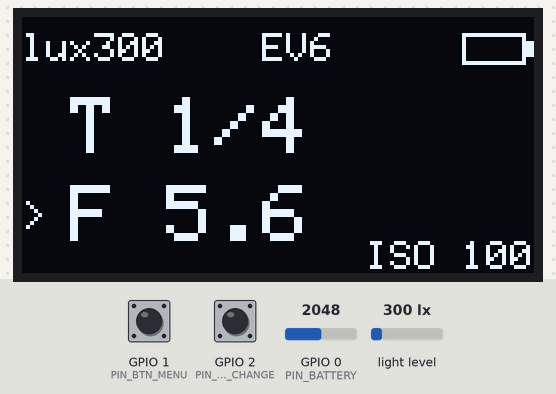
A sketch run on a simulated ESP32. Parts: 128×64 one-colour display. Inputs (shaded band) come from the test bench; at power-on: light level 300 lx, GPIO 1 (PIN_BTN_MENU) HIGH, GPIO 2 (PIN_BTN_CHANGE) HIGH, GPIO 0 (PIN_BATTERY) = 2048. EEPROM starts erased.

Above: at 1.6 s.
1.7 s: light level set to 40 lx
At 4.0 s:
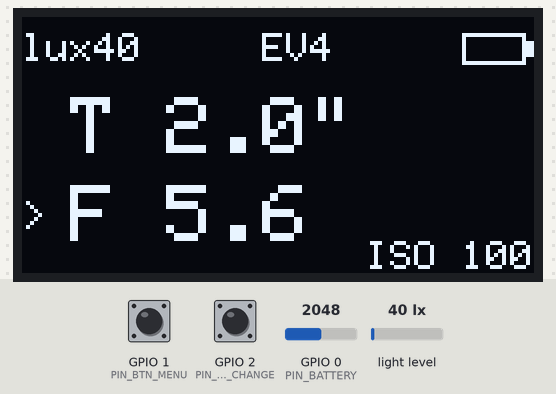
4.5 s: GPIO 1 (PIN_BTN_MENU) pulled LOW for 0.15 s
At 5.3 s:
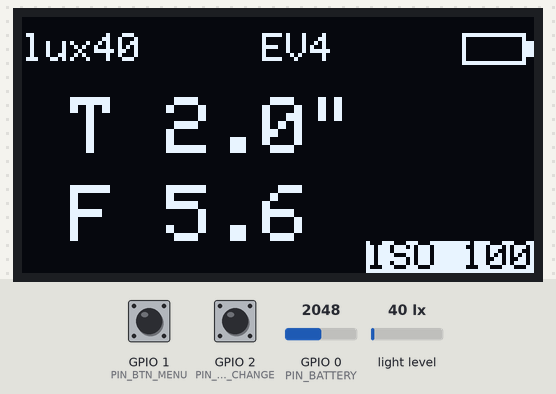
6.2 s: light level set to 500 lx
At 8.9 s:
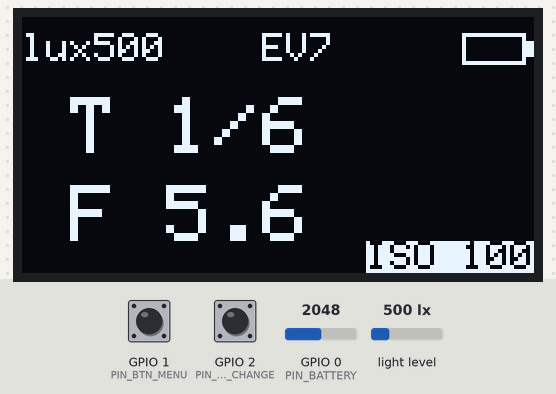
9.2 s: GPIO 1 (PIN_BTN_MENU) pulled LOW for 1 s
At 11.4 s:
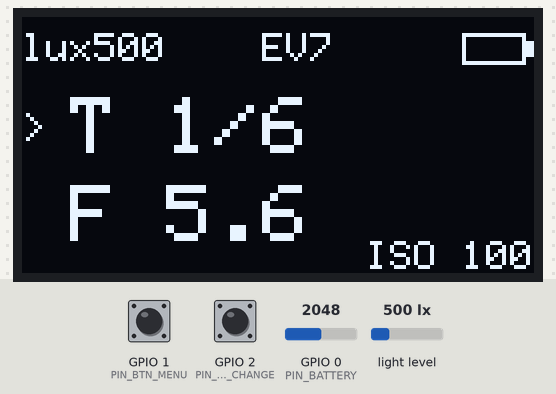
11.7 s: GPIO 1 (PIN_BTN_MENU) pulled LOW for 3.2 s
At 15.2 s:
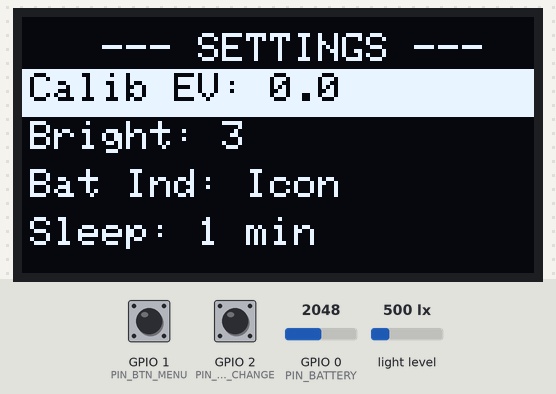
16.4 s: GPIO 2 (PIN_BTN_CHANGE) pulled LOW for 0.15 s
At 18.0 s:
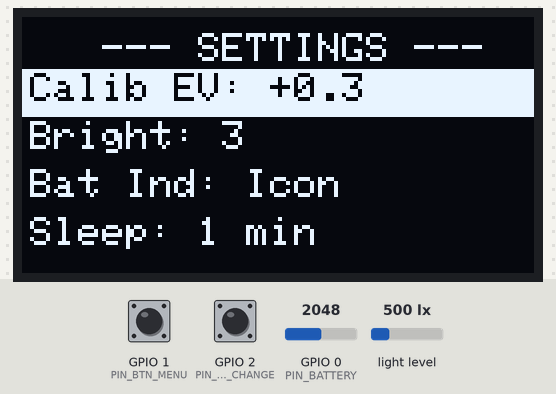
Timing chart, 0 to 19.5 s (numbered marks = the images above; inputs shaded):
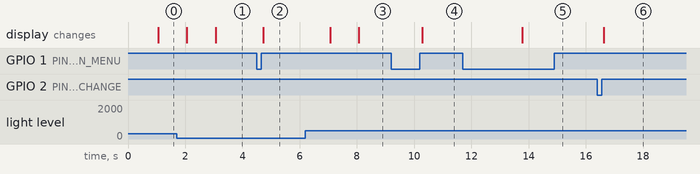

Measured:
- after the input at 1.7 s, the display: first changes after 0.36 s (image 1 shows a later state)
- after the input at 4.5 s, the display: changes after 0.23 s (image 2)
- after the input at 6.2 s, the display: first changes after 0.86 s (image 3 shows a later state)
- after the input at 9.2 s, the display: changes after 1.1 s (image 4)
- after the input at 11.7 s, the display: changes after 2.1 s (image 5)
- after the input at 16.4 s, the display: changes after 0.23 s (image 6)

The sketch:

Light_matter.ino
```cpp
#include <Wire.h>
#include <Adafruit_GFX.h>
#include <Adafruit_SSD1306.h>
#include <BH1750.h>
#include <OneButton.h>
#include <Preferences.h>

// --- WIFI & OTA ---
#include <WiFi.h>
#include <WebServer.h>
#include <ElegantOTA.h>

// --- ПІНИ ---
#define PIN_BATTERY 0
#define PIN_BTN_MENU 1
#define PIN_BTN_CHANGE 2

// --- ДИСПЛЕЙ ---
#define SCREEN_WIDTH 128
#define SCREEN_HEIGHT 64
Adafruit_SSD1306 display(SCREEN_WIDTH, SCREEN_HEIGHT, &Wire, -1);

// --- ДАТЧИК ---
BH1750 lightMeter;

// --- ПАМ'ЯТЬ ---
Preferences prefs;

// --- WEB SERVER ---
WebServer server(80);

// --- КНОПКИ ---
OneButton btnMenu(PIN_BTN_MENU, true);
OneButton btnChange(PIN_BTN_CHANGE, true);

// --- СТАНИ ---
enum AppState { STATE_MAIN, STATE_MENU, STATE_WIFI_SERVICE };
AppState currentState = STATE_MAIN;

// --- ЗМІННІ ---
const float dividerRatio = 2.0;
int selectedIndex = 1;
int lockMode = 1;

float currentLux = 0;
float accumulatedLux = 0;
int sampleCount = 0;
float currentEV = 0;

// --- НАЛАШТУВАННЯ ---
int settingsBrightness = 2;
int settingsBatStyle = 0;
int settingsSleepIdx = 5;
int settingsEvShift = 0;
int settingsRotate = 0;

unsigned long lastActivityTime = 0;
unsigned long lastLuxUpdate = 0;

// --- МАСИВИ ---
const float fStops[] = { 0.7, 0.8, 0.9, 0.95, 1.0, 1.1, 1.2, 1.4, 1.6, 1.7, 1.8, 2.0, 2.2, 2.4, 2.5, 2.8, 3.2, 3.5, 4.0, 4.5, 4.8, 5.0, 5.6, 6.3, 6.7, 7.1, 8.0, 9.0, 9.5, 10, 11, 12.5, 13, 14, 16, 18, 19, 20, 22, 25, 29, 32, 36, 40, 45, 51, 57, 64 };
const int fStopCount = sizeof(fStops) / sizeof(fStops[0]);

const float shutterSpeeds[] = { 8000, 6400, 5000, 4000, 3200, 2500, 2000, 1600, 1250, 1000, 800, 640, 500, 400, 320, 250, 200, 160, 125, 100, 80, 60, 50, 40, 30, 25, 20, 15, 13, 10, 8, 6, 5, 4, 3, 2.5, 2, 1.6, 1.3, -1, -1.3, -1.6, -2, -2.5, -3, -4, -5, -6, -8, -10, -13, -15, -20, -25, -30 };
const int shutterCount = sizeof(shutterSpeeds) / sizeof(shutterSpeeds[0]);

const int isoValues[] = { 6, 12, 25, 50, 64, 80, 100, 125, 160, 200, 250, 320, 400, 500, 640, 800, 1000, 1250, 1600, 2000, 2500, 3200, 6400, 12800 };
const int isoCount = sizeof(isoValues) / sizeof(isoValues[0]);

const long sleepTimes[] = { 0, 3000, 5000, 10000, 30000, 60000, 180000, 300000, 600000, 900000, 1800000, 3600000 };
const char* sleepLabels[] = { "Never", "3 sec", "5 sec", "10 sec", "30 sec", "1 min", "3 min", "5 min", "10 min", "15 min", "30 min", "1 hour" };
const int sleepTimesCount = 12;

int isoIdx = 6;
int apertureIdx = 22;
int shutterIdx = 18;

// --- ЗМІННІ МЕНЮ ---
int menuIndex = 0;
int menuScrollTop = 0;
const int menuItemsCount = 7;
const int menuVisibleItems = 4;

// --- ФУНКЦІЇ ---

void setBrightness(int level) {
  int contrast = 0;
  switch(level) {
    case 0: contrast = 1; break;
    case 1: contrast = 60; break;
    case 2: contrast = 127; break;
    case 3: contrast = 190; break;
    case 4: contrast = 255; break;
    default: contrast = 127; break;
  }
  display.ssd1306_command(SSD1306_SETCONTRAST);
  display.ssd1306_command(contrast);
}

void applyRotation() {
  if (settingsRotate == 1) display.setRotation(2);
  else display.setRotation(0);
}

void loadPreferences() {
  prefs.begin("meter", false);
  isoIdx = prefs.getInt("iso", 6);
  apertureIdx = prefs.getInt("aperture", 22);
  settingsBrightness = prefs.getInt("bright", 2);
  settingsBatStyle = prefs.getInt("batstyle", 0);
  settingsSleepIdx = prefs.getInt("sleep", 5);
  settingsEvShift = prefs.getInt("evshift", 0);
  settingsRotate = prefs.getInt("rotate", 0);

  setBrightness(settingsBrightness);
}

void savePreferences() {
  prefs.putInt("iso", isoIdx);
  prefs.putInt("aperture", apertureIdx);
  prefs.putInt("bright", settingsBrightness);
  prefs.putInt("batstyle", settingsBatStyle);
  prefs.putInt("sleep", settingsSleepIdx);
  prefs.putInt("evshift", settingsEvShift);
  prefs.putInt("rotate", settingsRotate);
}

void goToSleep() {
  display.clearDisplay();
  display.display();
  display.ssd1306_command(SSD1306_DISPLAYOFF);
  savePreferences();
  esp_deep_sleep_enable_gpio_wakeup((1ULL << PIN_BTN_MENU) | (1ULL << PIN_BTN_CHANGE), ESP_GPIO_WAKEUP_GPIO_LOW);
  esp_deep_sleep_start();
}

float getShutterTime(float val) {
  if (val < 0) return abs(val);
  return 1.0 / val;
}

int roundToTen(float val) {
  if (val < 10) return (int)val;
  return (int)((val + 5.0) / 10.0) * 10;
}

String getEvShiftString() {
  if (settingsEvShift == 0) return "0.0";
  float val = settingsEvShift / 3.0;
  String s = (val > 0) ? "+" : "";
  s += String(val, 1);
  return s;
}

void startWiFiService() {
  WiFi.mode(WIFI_AP);
  WiFi.softAP("Light_Matter", "12345678");

  server.on("/", []() {
    server.send(200, "text/plain", "Light Matter OTA Service. Go to /update");
  });

  ElegantOTA.begin(&server);
  server.begin();

  currentState = STATE_WIFI_SERVICE;
}

void stopWiFiService() {
  server.stop();
  WiFi.softAPdisconnect(true);
  WiFi.mode(WIFI_OFF);
  currentState = STATE_MENU;
}

// --- CALLBACKS ---

void clickMenu() {
  lastActivityTime = millis();

  if (currentState == STATE_MAIN) {
    if (selectedIndex == 1) selectedIndex = 0;
    else if (selectedIndex == 0) selectedIndex = 2;
    else selectedIndex = 1;
    calculateExposure();
    drawMainScreen();
  }
  else if (currentState == STATE_MENU) {
    menuIndex = (menuIndex + 1) % menuItemsCount;
    // SCROLL LOGIC
    if (menuIndex >= menuScrollTop + menuVisibleItems) {
      menuScrollTop = menuIndex - menuVisibleItems + 1;
    }
    if (menuIndex == 0) {
      menuScrollTop = 0;
    }
    drawMenuScreen();
  }
  else if (currentState == STATE_WIFI_SERVICE) {
    stopWiFiService();
    drawMenuScreen();
  }
}

void longPressMenu() {
  lastActivityTime = millis();

  if (currentState == STATE_MAIN) {
    currentState = STATE_MENU;
    menuIndex = 0;
    menuScrollTop = 0;
    drawMenuScreen();
  }
  else if (currentState == STATE_MENU) {
    currentState = STATE_MAIN;
    savePreferences();
    calculateExposure();
    drawMainScreen();
  }
  else if (currentState == STATE_WIFI_SERVICE) {
    stopWiFiService();
    drawMenuScreen();
  }
}

void clickChange() {
  lastActivityTime = millis();

  if (currentState == STATE_MAIN) {
    if (selectedIndex == 0) isoIdx = (isoIdx + 1) % isoCount;
    else if (selectedIndex == 1) { apertureIdx = (apertureIdx + 1) % fStopCount; lockMode = 1; }
    else if (selectedIndex == 2) { shutterIdx = (shutterIdx + 1) % shutterCount; lockMode = 2; }
    calculateExposure();
    drawMainScreen();
  }
  else if (currentState == STATE_MENU) {
    // НОВИЙ ПОРЯДОК ПУНКТІВ
    switch(menuIndex) {
      case 0: // EV Shift
        settingsEvShift++; if (settingsEvShift > 9) settingsEvShift = -9; break;
      case 1: // Brightness
        settingsBrightness = (settingsBrightness + 1) % 5; setBrightness(settingsBrightness); break;
      case 2: // Bat Style
        settingsBatStyle = (settingsBatStyle + 1) % 3; break;
      case 3: // Sleep
        settingsSleepIdx = (settingsSleepIdx + 1) % sleepTimesCount; break;
      case 4: // Rotate
        settingsRotate = !settingsRotate; applyRotation(); break;
      case 5: // WiFi
        startWiFiService(); break;
      case 6: // Exit
        currentState = STATE_MAIN; savePreferences(); break;
    }
    if (currentState == STATE_MENU) drawMenuScreen();
  }
}

void setup() {
  Wire.begin(8, 9);
  if(!display.begin(SSD1306_SWITCHCAPVCC, 0x3C)) for(;;);

  pinMode(PIN_BTN_MENU, INPUT_PULLUP);
  pinMode(PIN_BTN_CHANGE, INPUT_PULLUP);

  btnMenu.attachClick(clickMenu);
  btnMenu.attachLongPressStart(longPressMenu);
  btnMenu.setPressTicks(2000);
  btnChange.attachClick(clickChange);

  loadPreferences();
  applyRotation();

  selectedIndex = 1;
  lockMode = 1;

  lightMeter.begin(BH1750::CONTINUOUS_HIGH_RES_MODE);
  display.setTextColor(SSD1306_WHITE);

  lastActivityTime = millis();
  lastLuxUpdate = millis();
}

void calculateExposure() {
  if (currentLux <= 0) return;
  float ev100 = log10(currentLux / 2.5) / log10(2.0);
  float shiftedEV100 = ev100 - (settingsEvShift / 3.0);
  currentEV = shiftedEV100 + (log10((float)isoValues[isoIdx] / 100.0) / log10(2.0));

  if (lockMode == 1) {
    float f = fStops[apertureIdx];
    float t_target = (f * f) / pow(2.0, currentEV);

    float minDiff = 1000000;
    int bestIdx = 0;
    for (int i = 0; i < shutterCount; i++) {
      float t_array = getShutterTime(shutterSpeeds[i]);
      float diff = abs(t_array - t_target);
      if (diff < minDiff) { minDiff = diff; bestIdx = i; }
    }
    shutterIdx = bestIdx;
  } else {
    float t_seconds = getShutterTime(shutterSpeeds[shutterIdx]);
    float f_target = sqrt(t_seconds * pow(2.0, currentEV));

    float minDiff = 100;
    int bestIdx = 0;
    for (int i = 0; i < fStopCount; i++) {
      float diff = abs(fStops[i] - f_target);
      if (diff < minDiff) { minDiff = diff; bestIdx = i; }
    }
    apertureIdx = bestIdx;
  }
}

void drawBattery(int x, int y) {
  float sum = 0;
  for(int i=0; i<3; i++) sum += analogRead(PIN_BATTERY);

  // 3.04 corrected
  float voltage = (sum/3.0 * 3.04 / 4095.0) * dividerRatio;

  int percent = map(constrain(voltage * 100, 330, 420), 330, 420, 0, 100);

  if (settingsBatStyle == 1) {
    display.setCursor(x - 10, y);
    display.print(percent); display.print("%");
  } else if (settingsBatStyle == 2) {
    display.setCursor(x - 18, y);
    display.print(voltage, 2); display.print("V");
  } else {
    display.drawRect(x, y, 16, 8, SSD1306_WHITE);
    display.fillRect(x + 16, y + 2, 2, 4, SSD1306_WHITE);
    int w = map(percent, 0, 100, 0, 12);
    if(w > 0) display.fillRect(x+2, y+2, w, 4, SSD1306_WHITE);
  }
}

void drawMainScreen() {
  display.clearDisplay();
  int headerY = 4;

  // Header
  display.setTextSize(1);
  display.setCursor(0, headerY);
  display.print("lux"); display.print((int)currentLux);

  display.setCursor(60, headerY);
  display.print("EV"); display.print((int)currentEV);

  if (settingsEvShift != 0) {
    String shiftStr = getEvShiftString();
    int shiftX = 128 - (shiftStr.length() * 6);
    display.setCursor(shiftX, 46);
    display.print(shiftStr);
  }

  drawBattery(110, headerY);

  int yCenter = 20;
  int xPadding = 12;

  // T
  if(selectedIndex == 2) { display.setCursor(0, yCenter + 4); display.print(">"); }
  display.setTextSize(2);
  display.setCursor(xPadding, yCenter);
  display.print("T ");
  float sVal = shutterSpeeds[shutterIdx];
  if (sVal > 0) { display.print("1/"); display.print((int)sVal); }
  else { display.print(abs(sVal), 1); display.print("\""); }

  // F
  if(selectedIndex == 1) { display.setTextSize(1); display.setCursor(0, yCenter + 26); display.print(">"); }
  display.setTextSize(2);
  display.setCursor(xPadding, yCenter + 22);
  display.print("F ");
  display.print(fStops[apertureIdx], 1);

  // ISO
  display.setTextSize(1);
  int isoVal = isoValues[isoIdx];
  int charCount = 4; if(isoVal<100) charCount+=2; else if(isoVal<1000) charCount+=3; else if(isoVal<10000) charCount+=4; else charCount+=5;
  int xPos = 128 - (charCount * 6);

  display.setCursor(xPos, 56);
  if(selectedIndex == 0) display.setTextColor(SSD1306_BLACK, SSD1306_WHITE);
  display.print("ISO "); display.print(isoVal);
  display.setTextColor(SSD1306_WHITE);

  display.display();
}

void drawWiFiScreen() {
  display.clearDisplay();
  display.setTextSize(1);
  display.setCursor(0, 0);
  display.println("--- WIFI SERVICE ---");
  display.setCursor(0, 12);
  display.println("SSID: Light_Matter");
  display.setCursor(0, 24);
  display.println("PASS: 12345678");
  display.setCursor(0, 36);
  display.println("IP:   192.168.4.1");
  display.fillRect(0, 52, 128, 12, SSD1306_WHITE);
  display.setTextColor(SSD1306_BLACK);
  display.setCursor(15, 54);
  display.print("PRESS MENU TO EXIT");
  display.setTextColor(SSD1306_WHITE);
  display.display();
}

// НОВЕ ІНВЕРСИВНЕ МЕНЮ
void drawMenuScreen() {
  display.clearDisplay();

  display.setTextSize(1);
  // Зміщений заголовок
  display.setCursor(20, 4);
  display.print("--- SETTINGS ---");

  int yBase = 14;
  int lineHeight = 12;
  int textOffset = 2; // Менший відступ бо нема курсора

  for (int i = 0; i < menuVisibleItems; i++) {
    int itemIndex = menuScrollTop + i;

    if (itemIndex >= menuItemsCount) break;

    int yPos = yBase + (i * lineHeight);

    // ІНВЕРСІЯ ВИДІЛЕННЯ
    if (itemIndex == menuIndex) {
      // Малюємо білий прямокутник фону
      display.fillRect(0, yPos - 1, 128, lineHeight, SSD1306_WHITE);
      // Колір тексту - чорний
      display.setTextColor(SSD1306_BLACK);
    } else {
      // Колір тексту - білий
      display.setTextColor(SSD1306_WHITE);
    }

    display.setCursor(textOffset, yPos);

    // НОВИЙ ПОРЯДОК ПУНКТІВ
    switch (itemIndex) {
      case 0:
        display.print("Calib EV: ");
        display.print(getEvShiftString());
        break;
      case 1:
        display.print("Bright: ");
        display.print(settingsBrightness + 1);
        break;
      case 2:
        display.print("Bat Ind: ");
        if(settingsBatStyle == 0) display.print("Icon");
        else if(settingsBatStyle == 1) display.print("%");
        else display.print("Volt");
        break;
      case 3:
        display.print("Sleep: ");
        display.print(sleepLabels[settingsSleepIdx]);
        break;
      case 4:
        display.print("Rotate: ");
        if (settingsRotate == 0) display.print("0 deg");
        else display.print("180 deg");
        break;
      case 5:
        display.print("WiFi Service");
        break;
      case 6:
        display.print("EXIT / BACK");
        break;
    }
  }

  // Повертаємо стандартний колір для наступних малювань (header, etc)
  display.setTextColor(SSD1306_WHITE);

  display.display();
}

void loop() {
  btnMenu.tick();
  btnChange.tick();

  if (currentState == STATE_WIFI_SERVICE) {
    server.handleClient();
    ElegantOTA.loop();
  }

  unsigned long currentMillis = millis();

  // Sleep logic
  long sleepDuration = sleepTimes[settingsSleepIdx];
  if (currentState == STATE_MAIN && sleepDuration > 0 && (currentMillis - lastActivityTime > sleepDuration)) {
    goToSleep();
  }

  // Auto exit menu
  if (currentState == STATE_MENU && (currentMillis - lastActivityTime > 15000)) {
    currentState = STATE_MAIN;
    savePreferences();
    drawMainScreen();
  }

  // Sensor reading
  static unsigned long lastSampleTime = 0;
  if (currentMillis - lastSampleTime > 100) {
    float val = lightMeter.readLightLevel();
    if (val >= 0) {
      accumulatedLux += val;
      sampleCount++;
    }
    lastSampleTime = currentMillis;
  }

  if (currentState == STATE_MAIN) {
    if (currentMillis - lastLuxUpdate > 1000) {
      if (sampleCount > 0) {
        float avgLux = accumulatedLux / sampleCount;
        currentLux = roundToTen(avgLux);
        accumulatedLux = 0;
        sampleCount = 0;
        calculateExposure();
        drawMainScreen();
      }
      lastLuxUpdate = currentMillis;
    }
  }
  else if (currentState == STATE_WIFI_SERVICE) {
    static unsigned long lastWiFiDraw = 0;
    if (currentMillis - lastWiFiDraw > 1000) {
      drawWiFiScreen();
      lastWiFiDraw = currentMillis;
    }
  }
  else { // STATE_MENU
    static unsigned long lastMenuUpdate = 0;
    if (currentMillis - lastMenuUpdate > 100) {
       drawMenuScreen();
       lastMenuUpdate = currentMillis;
    }
  }
}
```
